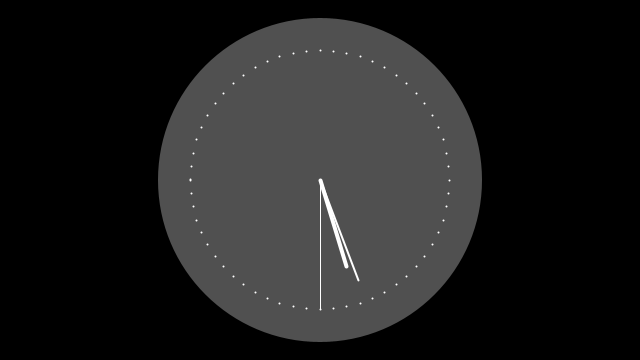
Frame 1 (no input)
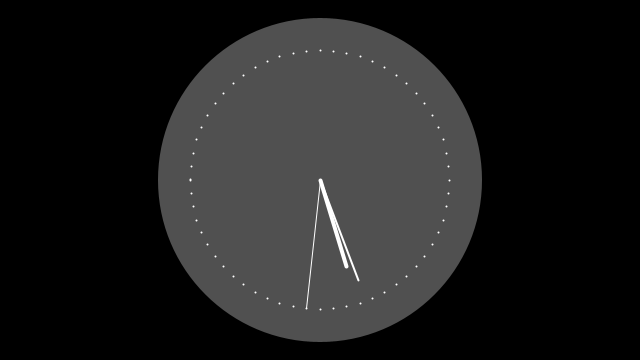
Frame 60 (the mouse pressed at the canvas centre just before this capture)
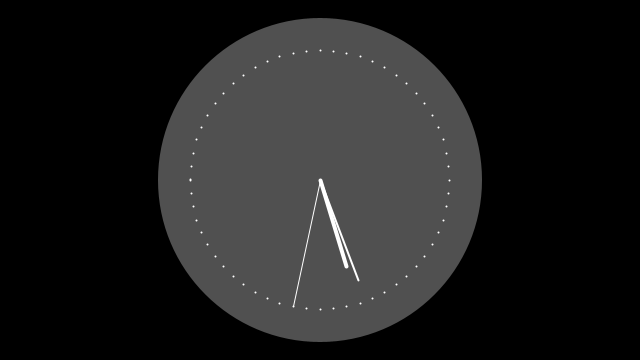
Frame 120 (the mouse held since frame 60 and released just before this capture)

The Processing sketch that drew these frames (run headless with seeded random() and noise(); from frame 60 on, the mouse is pressed at the canvas centre):

// Processing sketch: Clock
// ── Clock.pde
/**
 * Clock. 
 * 
 * The current time can be read with the second(), minute(), 
 * and hour() functions. In this example, sin() and cos() values
 * are used to set the position of the hands.
 *
 * Updated 27 February 2010 to handle size() changes.
 */

int cx, cy;
float secondsRadius;
float minutesRadius;
float hoursRadius;
float clockDiameter;

void setup() {
  size(640, 360);
  stroke(255);
  
  int radius = min(width, height) / 2;
  secondsRadius = radius * 0.72;
  minutesRadius = radius * 0.60;
  hoursRadius = radius * 0.50;
  clockDiameter = radius * 1.8;
  
  cx = width / 2;
  cy = height / 2;
}

void draw() {
  background(0);
  
  // Draw the clock background
  fill(80);
  noStroke();
  ellipse(cx, cy, clockDiameter, clockDiameter);
  
  // Angles for sin() and cos() start at 3 o'clock;
  // subtract HALF_PI to make them start at the top
  float s = map(second(), 0, 60, 0, TWO_PI) - HALF_PI;
  float m = map(minute() + norm(second(), 0, 60), 0, 60, 0, TWO_PI) - HALF_PI; 
  float h = map(hour() + norm(minute(), 0, 60), 0, 24, 0, TWO_PI * 2) - HALF_PI;
  
  // Draw the hands of the clock
  stroke(255);
  strokeWeight(1);
  line(cx, cy, cx + cos(s) * secondsRadius, cy + sin(s) * secondsRadius);
  strokeWeight(2);
  line(cx, cy, cx + cos(m) * minutesRadius, cy + sin(m) * minutesRadius);
  strokeWeight(4);
  line(cx, cy, cx + cos(h) * hoursRadius, cy + sin(h) * hoursRadius);
  
  // Draw the minute ticks
  strokeWeight(2);
  beginShape(POINTS);
  for (int a = 0; a < 360; a+=6) {
    float x = cx + cos(radians(a)) * secondsRadius;
    float y = cy + sin(radians(a)) * secondsRadius;
    vertex(x, y);
  }
  endShape();
}
